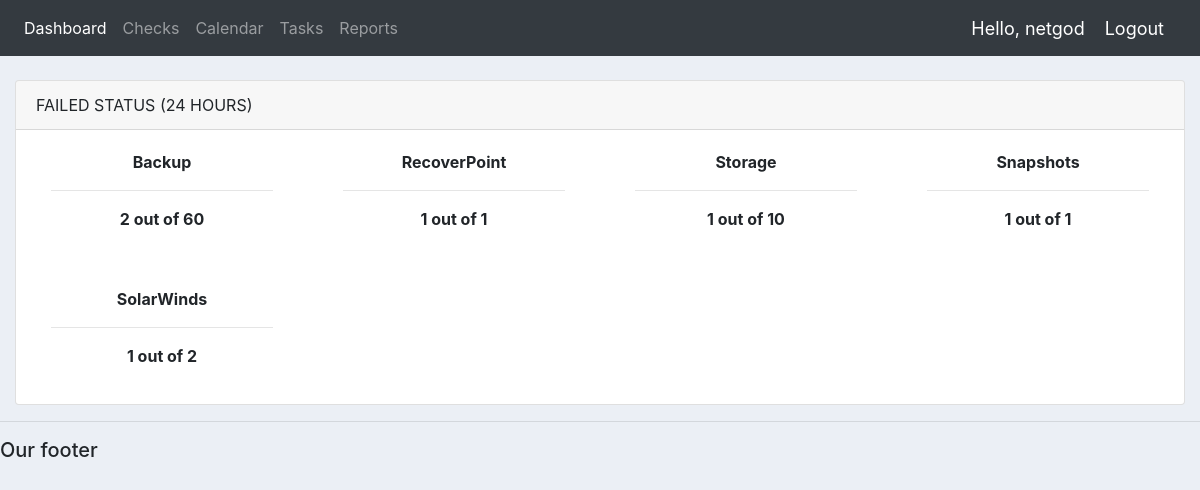
/report/ (signed in), run on the app's committed database.
### main/models.py (models this page shows, shortened)
class Category(models.Model):
    name = models.CharField(max_length=200, null=True)

### main/views.py (the view)
# urls.py: path('report/', views.reportpage, name="report"),
def reportpage(request):
    total_results_complete = Category.objects.all()
    total_check_categorys = Check.objects.all()
    total_results_failed = Result.objects.filter(status='Failed')
    total_categories = Category.objects.count()
    total_results_passed = 73
    complete_list = {}
    for item in total_check_categorys:
        if item.category_id.name in complete_list:
            complete_list[item.category_id.name] += 1
        else:
            complete_list[item.category_id.name] = 1
    failed_list = {}
    for item in total_results_failed:
        if item.check_id.category_id.name in failed_list:
            failed_list[item.check_id.category_id.name] += 1
        else:
            failed_list[item.check_id.category_id.name] = 1
    def mergeDict(failed_list, complete_list):
        new_list = {**failed_list, **complete_list}
        for key, value in new_list.items():
            if key in failed_list and key in complete_list:
                new_list[key] = [value, failed_list[key]]
            else:
                new_list[key] = [value, 0]
        return new_list
    new_list = mergeDict(failed_list, complete_list)
    report_stats = report_percentage_stats(total_categories, total_results_passed)
    context = {'total_results_passed': total_results_passed, 'total_results_failed': total_results_failed,
               'failed_list': failed_list, 'new_list': new_list,
               'complete_list': complete_list, 'total_check_categorys': total_check_categorys}
    return render(request, 'main/report.html', context)

### main/views.py (called while the page is built)
def report_percentage_stats(total, passed):
    percentage = (total / passed) * 100
    return percentage

### main/templates/main/report.html (shortened to what this page needs)
{%  extends 'main/main.html' %}
{% block content %}
{% load mathfilters %}
<br>
<div class="card">
    <div class="card-header text-uppercase">Failed Status (24 Hours)</div>
        <div class="card-content">
            <div class="row row-group m-0 text-center">
            {% for k, v in new_list.items %}
                {% if v.1 == 0  %}
                    {% else %}
                    <div class="col-12 col-lg-6 col-xl-3">
                    <div class="card-body">
                        <p class="font-weight-bold">{{ k }}</p>
                    <hr>
                    <p class="font-weight-bold">{{ v.1 }} out of {{ v.0 }}</p>
                    </div>
                </div>
                {% endif %}
            {% endfor %}
            </div>
        </div>
    </div>
</div>
{% endblock %}

### main/templates/main/navbar.html (shortened to what this page needs)
{% load static %}
<nav class="navbar navbar-expand-lg navbar-dark bg-dark">
  <div class="collapse navbar-collapse" id="navbarNav">
    <ul class="navbar-nav">
      {% if request.user.is_staff %}
      <li class="nav-item active">
        <a class="nav-link" href="{% url 'home' %}">Dashboard</a>
      </li>
      <li class="nav-item">
        <a class="nav-link" href="{% url 'beta' %}">Checks</a>
      </li>
      <li class="nav-item">
        <a class="nav-link" href="{% url 'calendar' %}">Calendar</a>
      </li>
      <li class="nav-item">
        <a class="nav-link" href="{% url 'tasks' %}">Tasks</a>
      </li>
      <li class="nav-item">
        <a class="nav-link" href="{% url 'report' %}">Reports</a>
      </li>
      {% else %}
       <li class="nav-item">
        <a class="nav-link" href="#">Settings</a>
      </li>
      {% endif %}
    </ul>
  </div>
  <span class="hello-msg">Hello, {{request.user}}</span>
  <span ><a  class="hello-msg" href="#">Logout</a></span>
</nav>

### static/css/main.css (style rules this page uses)
body { background-color: #ebeff5; }

### main/templates/main/navbar.html (style rules this page uses)
.hello-msg { font-size: 18px; color: #fff; margin-right: 20px; }

### data on the page
Category: new_list "Backup"
Category: new_list "RecoverPoint"
Category: new_list "Storage"
Category: new_list "Snapshots"
Category: new_list "SolarWinds"

### other printed values
{{ request.user }} "netgod"
{{ v.1 }} "2" "1" "1" "1" "1"
{{ v.0 }} "60" "1" "10" "1" "2"
